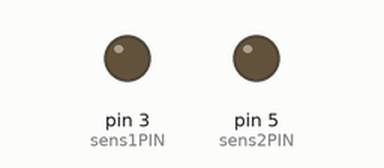
A sketch run on a simulated Arduino Uno, built with avr-gcc and run on an emulated ATmega328P. Shown: output pins drawn as LEDs (lit = HIGH). What the sketch prints to the serial monitor is not drawn.

Above: at 0.5 s.
At 1.5 s:
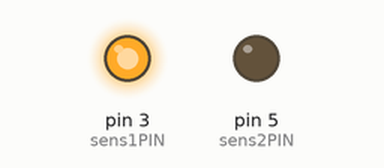
At 5.5 s:
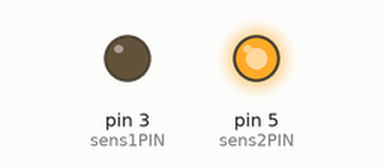
Timing chart, 0 to 7.8 s (numbered marks = the images above):
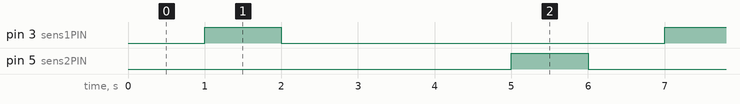

The sketch:

tc_test.ino
```cpp
//  ---------------- TC Start ------------------------

// Sensor
#define sens1PIN 3
#define sens2PIN 5


void setup() {

	pinMode(sens1PIN, OUTPUT);
	pinMode(sens2PIN, OUTPUT);

	Serial.begin(9600);
	Serial.println(" ==== TC Test ==== ");

}

void loop() {
	delay(1000);
	digitalWrite(sens1PIN, HIGH);
	delay(1000);
	digitalWrite(sens1PIN, LOW);
	delay(3000);
	digitalWrite(sens2PIN, HIGH);
	delay(1000);
	digitalWrite(sens2PIN, LOW);
}
```

Measured:
- by itself, pin 3 (sens1PIN), pin 5 (sens2PIN): alternates HIGH for 1.0 s and LOW for 5.0 s
- by itself, everything shown: repeats every 6.0 s, in 4 steps
